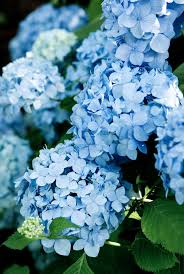
#> input picture flower.png, 184 x 274 px
$ python Computer_Vision_Assignment_4023.py
#> lines starting #> are read from the running program, lines starting #| are printed output that depends on the picture; after the words box and inside, x2 and y2 are one past the last pixel; in counts of white or black regions, pixels touching at a corner belong together
import cv2
import numpy as np
import os


os.makedirs("outputs", exist_ok=True)

# Load grayscale and color versions of the image
img_gray = cv2.imread("flower.png", cv2.IMREAD_GRAYSCALE)
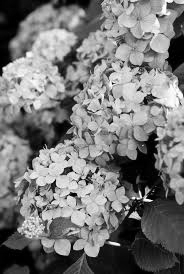
#> img_gray: shape (274, 184); min 0, max 253, mean 120.3
img_color = cv2.imread("flower.png")
#> img_color is the input picture: shape (274, 184, 3); mean B, G, R 148.2, 131.5, 89.2

# Error handling
if img_gray is None or img_color is None:
    raise FileNotFoundError("Make sure 'flower.png' is in the same directory.")

# 1. Reduce intensity levels
def reduce_intensity_levels(img, levels):
    factor = 256 // levels
    reduced_img = (img // factor) * factor
    return reduced_img

for levels in [2, 4, 8, 16, 32, 64, 128]:
    reduced = reduce_intensity_levels(img_gray, levels)
    cv2.imwrite(f"outputs/intensity_{levels}.png", reduced)
#> this loop made 7 passes
#> pass 1, in reduce_intensity_levels, `reduced_img = (img // factor) * factor`:
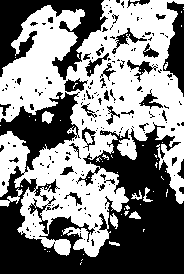
#> reduced_img: shape (274, 184); values 0 (black) and 128 (white), 52.1% white; 192 black regions (156 under 20 px), largest, box (x1, y1, x2, y2) and area: (0, 92, 184, 274) 16607, (0, 0, 108, 80) 3524, (163, 1, 184, 97) 1072

# 2. Spatial averaging (blurring)
def apply_average_filter(img, kernel_size):
    return cv2.blur(img, (kernel_size, kernel_size))

for k in [3, 10, 20]:
    blurred = apply_average_filter(img_gray, k)
    cv2.imwrite(f"outputs/blur_{k}x{k}.png", blurred)
#> this loop made 3 passes
#> pass 3, `blurred = apply_average_filter(img_gray, k)`:
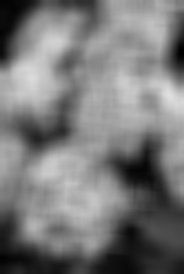
#> blurred: shape (274, 184); min 2, max 224, mean 120.4

# 3. Image rotation (45 and 90 degrees)
def rotate_image(img, angle):
    (h, w) = img.shape[:2]
    center = (w // 2, h // 2)
    matrix = cv2.getRotationMatrix2D(center, angle, 1.0)
# Compute bounding box to avoid cropping after rotation
    cos = np.abs(matrix[0, 0])
    sin = np.abs(matrix[0, 1])
    new_w = int((h * sin) + (w * cos))
    new_h = int((h * cos) + (w * sin))
    matrix[0, 2] += (new_w / 2) - center[0]
    matrix[1, 2] += (new_h / 2) - center[1]
    rotated = cv2.warpAffine(img, matrix, (new_w, new_h))
    return rotated

for angle in [45, 90]:
    rotated = rotate_image(img_color, angle)
    cv2.imwrite(f"outputs/rotated_{angle}.png", rotated)
#> this loop made 2 passes
#> (cos in rotate_image, sin in rotate_image, new_w in rotate_image, new_h in rotate_image) on pass 1: (0.707, 0.707, 323, 323)
#> (sin in rotate_image, new_w in rotate_image, new_h in rotate_image) on pass 2: (1, 274, 184)
#> pass 1, in rotate_image, `rotated = cv2.warpAffine(img, matrix, (new_w, new_h))`:
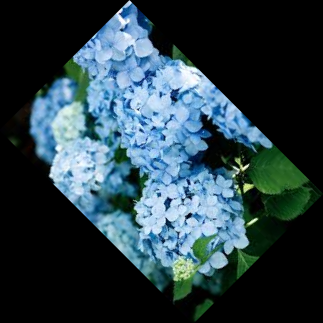
#> rotated: shape (323, 323, 3); mean B, G, R 71.6, 63.6, 43.1
#> pass 2, in rotate_image (call 2), `rotated = cv2.warpAffine(img, matrix, (new_w, new_h))`:
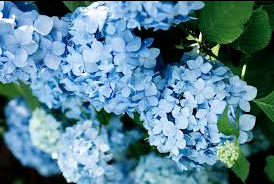
#> rotated: shape (184, 274, 3); mean B, G, R 147.6, 131, 88.9

# 4. Blockwise averaging (non-overlapping)
def blockwise_average(img, block_size):
    h, w = img.shape[:2]
    img_out = img.copy()

    for i in range(0, h, block_size):
        for j in range(0, w, block_size):
            block = img[i:i+block_size, j:j+block_size]
            if block.shape[0] < block_size or block.shape[1] < block_size:
                continue
            avg = np.mean(block, axis=(0, 1), keepdims=True).astype(np.uint8)
            img_out[i:i+block_size, j:j+block_size] = avg
    return img_out

for b in [3, 5, 7]:
    reduced_img = blockwise_average(img_color, b)
    cv2.imwrite(f"outputs/blockwise_avg_{b}x{b}.png", reduced_img)
#> this loop made 3 passes
#> pass 1, `reduced_img = blockwise_average(img_color, b)`:
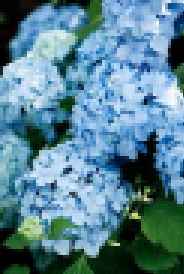
#> reduced_img: shape (274, 184, 3); mean B, G, R 147.8, 131.1, 88.8
#> pass 3, `reduced_img = blockwise_average(img_color, b)`:
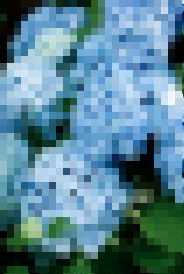
#> reduced_img: shape (274, 184, 3); mean B, G, R 147.7, 131, 88.7

print("All tasks completed.The outputs of the task are store in the output folder.")
